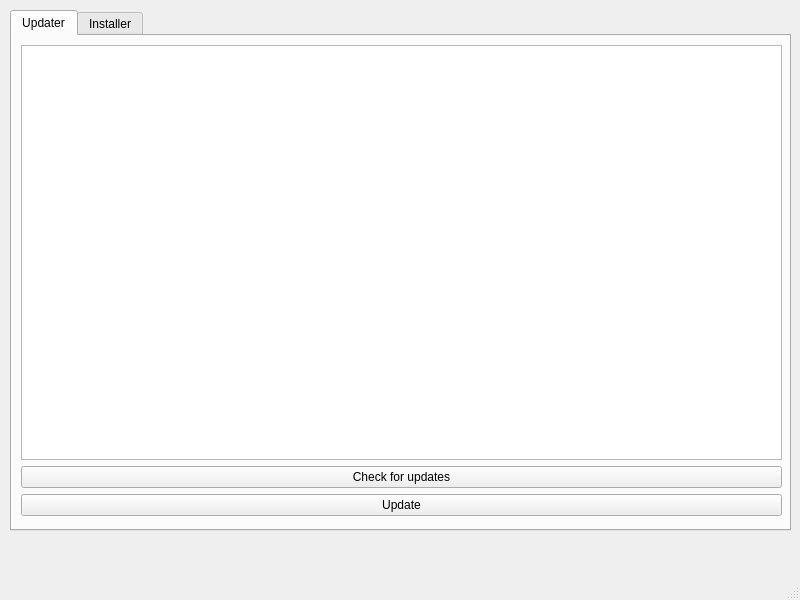
<?xml version="1.0" encoding="UTF-8"?>
<ui version="4.0">
 <class>MainWindow</class>
 <widget class="QMainWindow" name="MainWindow">
  <property name="geometry">
   <rect>
    <x>0</x>
    <y>0</y>
    <width>800</width>
    <height>600</height>
   </rect>
  </property>
  <property name="windowTitle">
   <string>MainWindow</string>
  </property>
  <widget class="QWidget" name="centralwidget">
   <widget class="QTabWidget" name="tabWidget">
    <property name="geometry">
     <rect>
      <x>10</x>
      <y>10</y>
      <width>781</width>
      <height>521</height>
     </rect>
    </property>
    <property name="currentIndex">
     <number>0</number>
    </property>
    <widget class="QWidget" name="updater">
     <attribute name="title">
      <string>Updater</string>
     </attribute>
     <widget class="QWidget" name="verticalLayoutWidget">
      <property name="geometry">
       <rect>
        <x>9</x>
        <y>9</y>
        <width>761</width>
        <height>471</height>
       </rect>
      </property>
      <layout class="QVBoxLayout" name="upd_layout">
       <item>
        <widget class="QTableView" name="packagelist"/>
       </item>
       <item>
        <widget class="QPushButton" name="updatefetch">
         <property name="text">
          <string>Check for updates</string>
         </property>
        </widget>
       </item>
       <item>
        <widget class="QPushButton" name="update">
         <property name="text">
          <string>Update</string>
         </property>
        </widget>
       </item>
      </layout>
     </widget>
    </widget>
    <widget class="QWidget" name="installer">
     <attribute name="title">
      <string>Installer</string>
     </attribute>
     <widget class="QWidget" name="verticalLayoutWidget_2">
      <property name="geometry">
       <rect>
        <x>0</x>
        <y>10</y>
        <width>761</width>
        <height>471</height>
       </rect>
      </property>
      <layout class="QVBoxLayout" name="inst_layout">
       <item>
        <widget class="QTableView" name="pkglist"/>
       </item>
       <item>
        <layout class="QHBoxLayout" name="horizontalLayout_2">
         <item>
          <widget class="QLineEdit" name="searchbar">
           <property name="placeholderText">
            <string>Search for the package you want to install</string>
           </property>
          </widget>
         </item>
         <item>
          <widget class="QPushButton" name="searchbutton">
           <property name="text">
            <string>Search</string>
           </property>
          </widget>
         </item>
        </layout>
       </item>
       <item>
        <widget class="QPushButton" name="install">
         <property name="text">
          <string>Install selected packages</string>
         </property>
        </widget>
       </item>
      </layout>
     </widget>
    </widget>
   </widget>
  </widget>
  <widget class="QMenuBar" name="menubar">
   <property name="geometry">
    <rect>
     <x>0</x>
     <y>0</y>
     <width>800</width>
     <height>30</height>
    </rect>
   </property>
  </widget>
  <widget class="QStatusBar" name="statusbar"/>
 </widget>
 <resources/>
 <connections/>
</ui>
